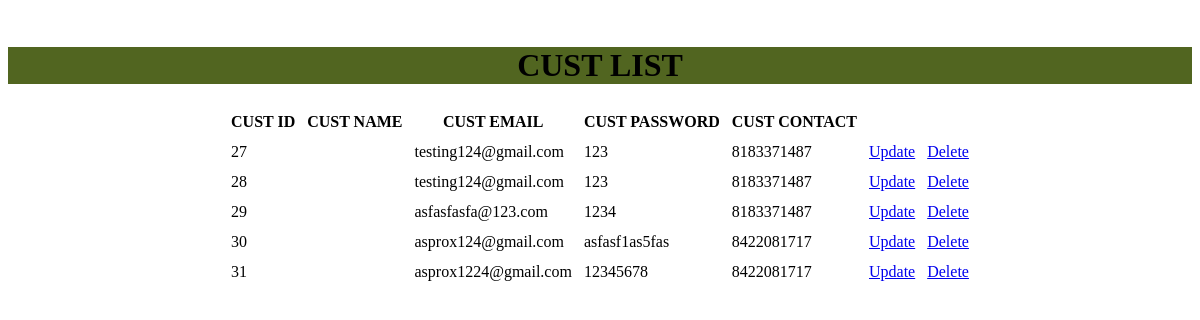
/allcustomer, run on an earlier commit of the app's database.
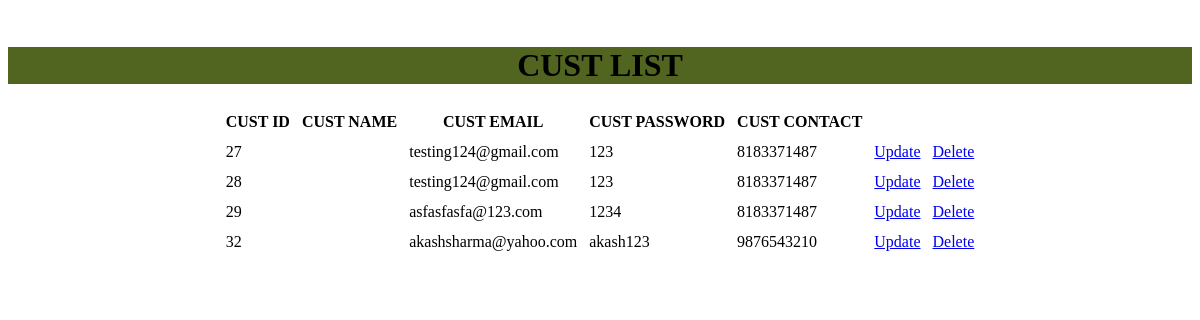
And on a later commit of the database.
### foodapp/models.py (models this page shows)
class Cust(models.Model):
	CustId    = models.AutoField(primary_key=True)
	CustFName  = models.CharField(max_length=30)
	CustLName  = models.CharField(max_length=30)
	CustCont  = models.CharField(max_length=10)
	CustEmail = models.CharField(max_length=50)
	CustPass  = models.CharField(max_length=60)
	Address  = models.CharField(max_length=150,default='')
	class Meta:
		db_table = "FP_Cust"

### foodapp/views.py (the view)
# urls.py: path('allcustomer',views.showcust),
def showcust(request):
	custs = Cust.objects.all()
	return render(request,'custlist.html',{'custlist':custs})

### Templates/foodapp/custlist.html
<html>
<head>
</head><center><body>
<table class="list" cellpadding="5px">
<br /><div style="background-color: #516520;width:100%;">
<h1>CUST LIST</h1></div>
<thead>
<tr>
<th>CUST ID</th>
<th>CUST NAME</th>
<th>CUST EMAIL</th>
<th>CUST PASSWORD</th>
<th>CUST CONTACT</th>
</tr>
</thead>
<tbody>
{% for c in custlist %}
<tr>
<td>{{c.CustId}}</td>
<td>{{c.CustName}}</td>
<td>{{c.CustEmail}}</td>
<td>{{c.CustPass}}</td>
<td>{{c.CustCont}}</td>
<td><a href="/getcustomer/{{c.CustId}}">Update</a></td>
<td><a href="/deletecustomer/{{c.CustId}}">Delete</a></td>
</tr>
{% endfor %}
	</tbody>
</table>
</body></center>
</html>

What changed in the data, as far as the page shows it:
removed Cust: CustId "30", CustEmail "asprox124@gmail.com", CustPass "asfasf1as5fas", CustCont "8422081717"
removed Cust: CustId "31", CustEmail "asprox1224@gmail.com", CustPass "12345678", CustCont "8422081717"
added Cust: CustId "32", CustEmail "akashsharma@yahoo.com", CustPass "akash123", CustCont "9876543210"
